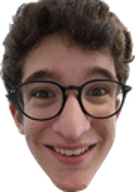
#> input picture test/bigHappyDanny.png, 135 x 192 px
$ python main.py
#> lines starting #> are read from the running program, lines starting #| are printed output that depends on the picture
from PIL import Image, ImageDraw, ImageFont

def getFont(top,middle,bottom):
    fontPath = r'c:\windows\fonts\arial.ttf'
    size = 90
    font = ImageFont.truetype(fontPath, size)
    sizeTop = font.getlength(top)
    sizeMiddle = font.getlength(middle)
    sizeBottom = font.getlength(bottom)
    if sizeTop >= sizeMiddle:
        if sizeTop >= sizeBottom:
            text = top
        else:
            text = bottom
    elif sizeMiddle >= sizeBottom:
        text = middle
    else:
        text = bottom
    temp = font.getlength(text)
    while temp > im.width:
        size -= 2
        font = ImageFont.truetype(fontPath, size)
        temp = font.getlength(text)
    font = ImageFont.truetype(fontPath, size)
    return [font,size]

def draw(image,top = '', middle = '', bottom = ''):
    temp = getFont(top,middle,bottom)
    font = temp[0]
    fontSize = temp[1]
    draw = ImageDraw.Draw(image)
    if top != '':
        draw.text((0,0),top,font = font)
    if middle != '':
        draw.text((0,(image.height-fontSize)/2),middle,font = font)
    if bottom != '':
        draw.text((0, image.height-fontSize),bottom,font = font)

im = Image.open("bigHappyDanny.png")
#> im is the input picture: PIL image 135x192 RGBA; mean R, G, B, A 85.2, 65.3, 59.8, 186.7
text = 'Danniel'
position = 'middle'
draw(im,'TOP','MIDDLE','BOTTOM')
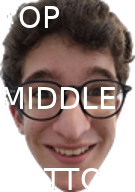
#> im: PIL image 135x192 RGBA; mean R, G, B, A 104.1, 85.6, 80.5, 195.2; transparent parts drawn white
im.save('test.png')
#size = (int(im.width*1.5),int(im.height*1.5))
#new = im.resize(size)
#new.save("bigHappyDanny.png")
